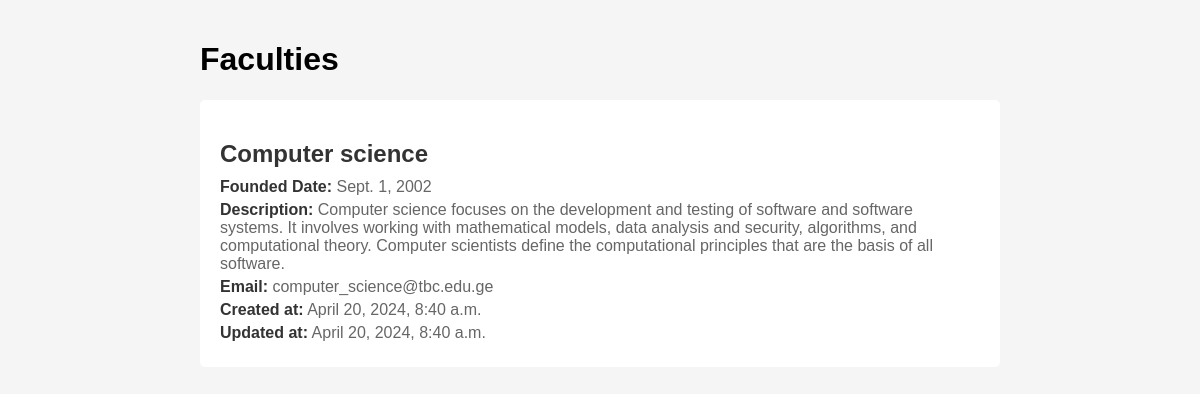
The app's page /faculty/1/, older data.
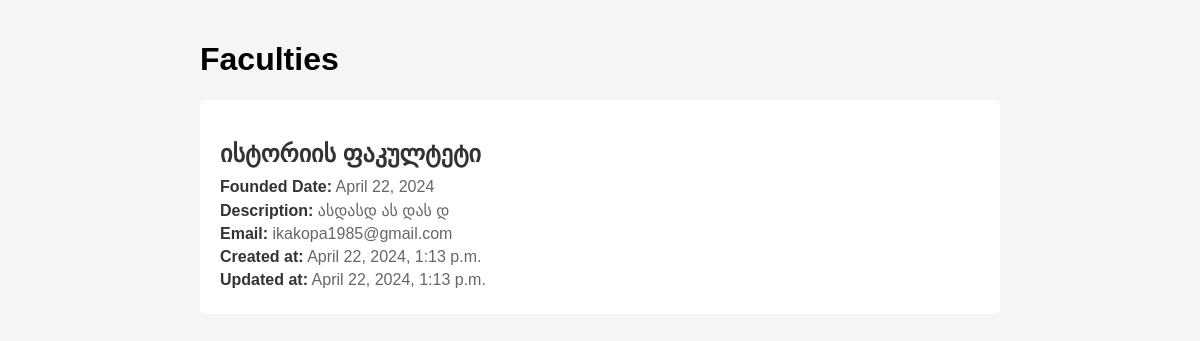
The same page, newer data.
### management/models/faculty.py (models this page shows, shortened)
class Faculty(models.Model):
    title = models.CharField(max_length=255, verbose_name='Title')
    founded_date = models.DateField(verbose_name='Founded Date')
    description = models.TextField(verbose_name='Description')
    email = models.EmailField(verbose_name='Email', blank=True)
    created_at = models.DateTimeField(auto_now_add=True)
    updated_at = models.DateTimeField(auto_now=True)
    class Meta:
        db_table = 'faculty'
        verbose_name = 'Faculty'
        verbose_name_plural = 'Faculties'

### management/views/views.py (the view)
# urls.py: path('faculty/<int:pk>/', get_faculty, name='get_faculty'),
def get_faculty(request, pk):
    faculty = get_object_or_404(Faculty, id=pk)
    return render(request, 'management/faculty_index.html', {'faculties': [faculty]})

### management/templates/management/faculty_index.html (shortened to what this page needs)
<!DOCTYPE html>
<html lang="en">
<head>
</head>
<body>
    <div class="container">
        <h1>Faculties</h1>
        <div class="faculty-list">
            {% for faculty in faculties %}
            <div class="faculty">
                <h2>{{ faculty.title }}</h2>
                <p><strong>Founded Date:</strong> {{ faculty.founded_date }}</p>
                <p><strong>Description:</strong> {{ faculty.description }}</p>
                <p><strong>Email:</strong> {{ faculty.email }}</p>
                <p><strong>Created at:</strong> {{ faculty.created_at }}</p>
                <p><strong>Updated at:</strong> {{ faculty.updated_at }}</p>
            </div>
            {% endfor %}
        </div>
    </div>
</body>
</html>

Row changes from the older to the newer data that the page shows:
removed Faculty: title "Computer science", founded_date "Sept. 1, 2002", description "Computer science focuses on the development and testing of software and software systems. It involves working with mathematical models, data analysis and security, algorithms, and computational theory. Computer scientists define the computational principles that are the basis of all software.", email "computer_science@tbc.edu.ge", created_at "April 20, 2024, 8:40 a.m.", updated_at "April 20, 2024, 8:40 a.m."
added Faculty: title "ისტორიის ფაკულტეტი", founded_date "April 22, 2024", description "ასდასდ ას დას დ", email "ikakopa1985@gmail.com", created_at "April 22, 2024, 1:13 p.m.", updated_at "April 22, 2024, 1:13 p.m."
